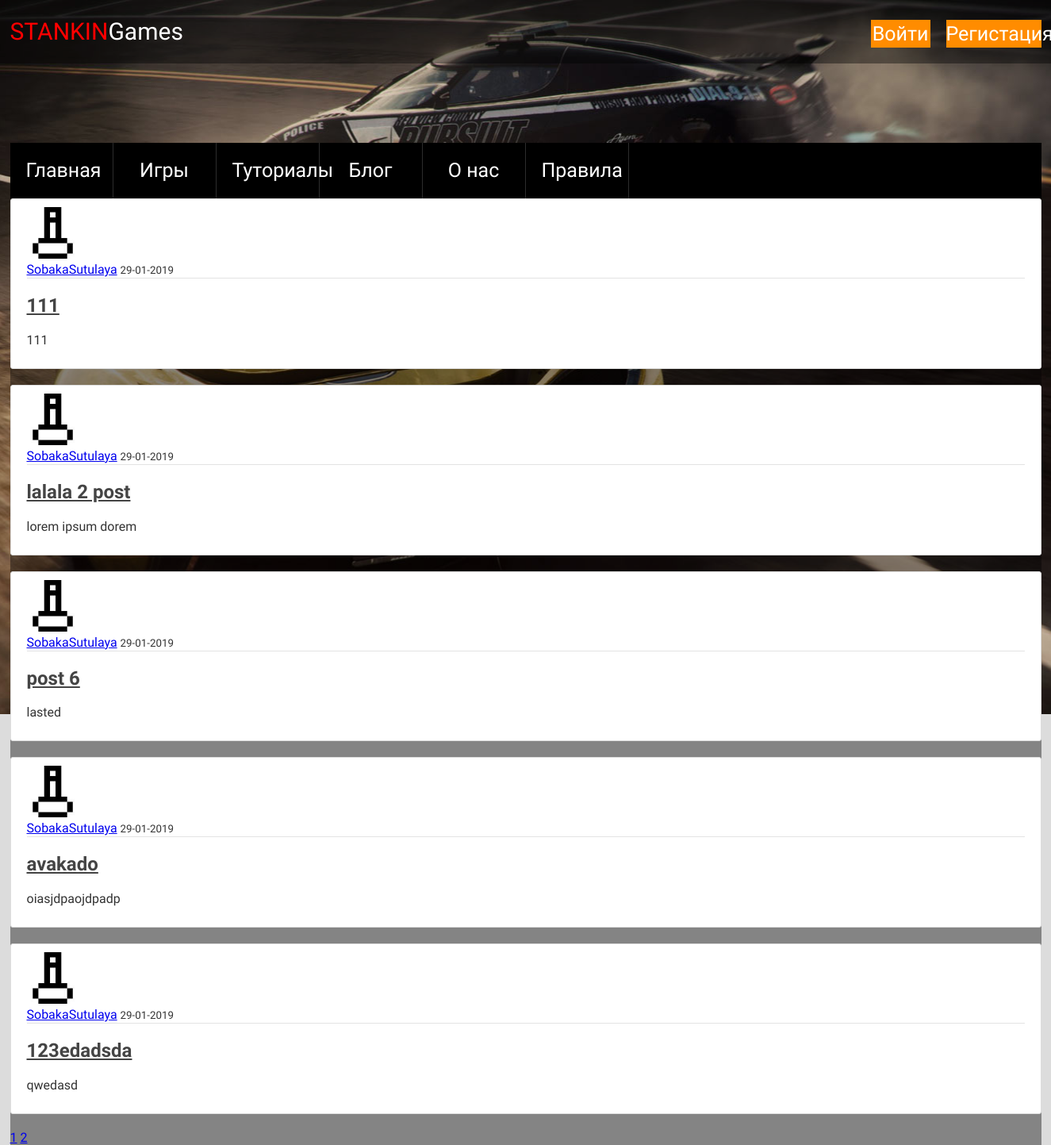
Page /home on the earlier database version.
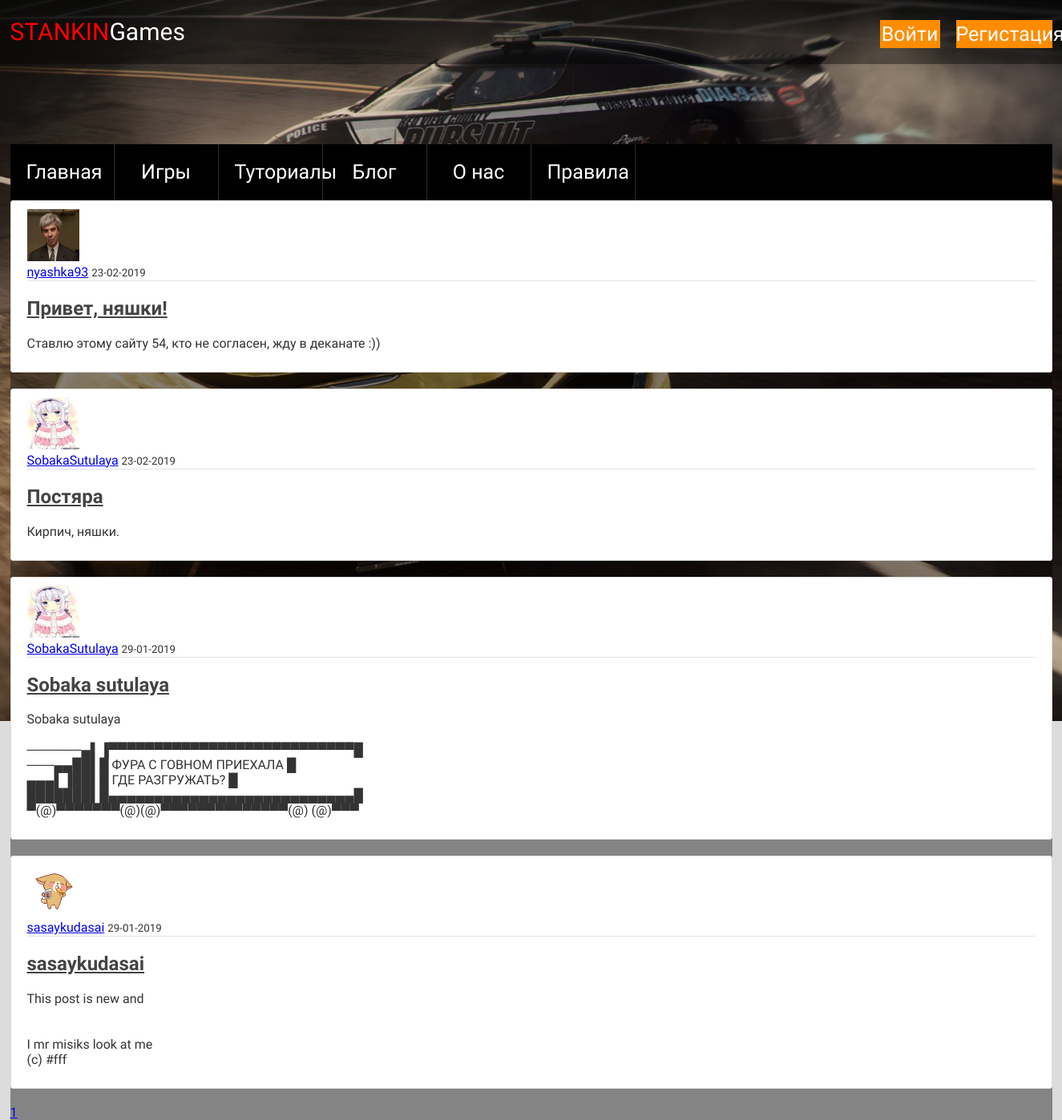
Same page on the later database version.
### flaskblog/models.py (models this page shows, shortened)
class Post(db.Model):
    id = db.Column(db.Integer, primary_key=True)
    title = db.Column(db.String(100), nullable=False)
    date_posted = db.Column(db.DateTime, nullable=False, default=datetime.utcnow)
    content = db.Column(db.Text, nullable=False)
    user_id = db.Column(db.Integer, db.ForeignKey('user.id'), nullable=False)

class User(db.Model, UserMixin):
    id = db.Column(db.Integer, primary_key=True)
    username = db.Column(db.String(20), unique=True, nullable=False)
    email = db.Column(db.String(120), unique=True, nullable=False)
    image_file = db.Column(db.String(20), nullable=False, default='default.jpg')
    password = db.Column(db.String(60), nullable=False)
    posts = db.relationship('Post', backref='author', lazy=True)

### flaskblog/routes.py (the view)
@app.route("/")
@app.route("/home")
def home():
    page = request.args.get('page', 1, type=int)
    posts = Post.query.order_by(Post.date_posted.desc()).paginate(page=page, per_page=5)
    return render_template('home.html', posts=posts)

### flaskblog/templates/home.html (shortened to what this page needs)
{% extends "layout.html" %}
{% block header%}
<header class="header-container-games">
    <div class="header-menu">
            <a class="logo" href="{{ url_for('super_home') }}"><span>STANKIN</span>Games</a>
            <ul class="user-list">
                {% if current_user.is_authenticated %}
                <a class="nav-item nav-link" href="{{ url_for('new_post') }}">New Post</a>
                <a class="nav-item nav-link" href="{{ url_for('account') }}">Account</a>
                <a class="nav-item nav-link" href="{{ url_for('logout') }}">Logout</a>
                {% else %}
                <li class="user-item">
                    <a href="{{ url_for('login') }}" class="login">Войти</a>
                </li>
                <li class="user-item">
                    <a href="{{ url_for('register') }}" class="reg">Регистация</a>
                </li>
                {% endif %}
            </ul>
        </div>
    </header>
{% endblock header %}
{% block content %}
<main class="main-container">
    <div class="main-wrapper">
    {% for post in posts.items %}
    <article class="media content-section">
        <img class="rounded-circle article-img" src="{{ url_for('static', filename='profile_pics/' + post.author.image_file) }}" alt="">
        <div class="media-body">
            <div class="article-metadata">
                    <a class="mr-2" href="{{ url_for('user_posts', username=post.author.username) }}">{{ post.author.username }}</a>
            <small class="text-muted">{{ post.date_posted.strftime('%d-%m-%Y') }}</small>
            </div>
            <h2><a class="article-title" href="{{ url_for('post', post_id=post.id) }}">{{ post.title }}</a></h2>
            <p class="article-content">{{ post.content }}</p>
        </div>
    </article>
    {% endfor %}
    {% for page_num in posts.iter_pages(left_edge=1, right_edge=1, left_current=1, right_current=2) %}
        {% if page_num %}
            {% if posts.page == page_num %}
                <a class="btn btn-info mb-4" href="{{ url_for('home', page=page_num) }}">{{ page_num }}</a>
            {% else %}
                <a class="btn btn-outline-info mb-4" href="{{ url_for('home', page=page_num) }}">{{ page_num }}</a>
            {% endif %}
        {% else %}
            . . .
        {% endif %}
    {% endfor %}
</div>
</main>
{% endblock content %}

### flaskblog/templates/layout.html (shortened to what this page needs)
<!DOCTYPE html>
<html lang="en">
<head>
    <link rel="stylesheet" type="text/css" href="{{ url_for('static', filename='main.css') }}">
    <link rel="stylesheet" type="text/css" href="{{ url_for('static', filename='style.css') }}">
</head>
<body>
        {% block header %}{% endblock %}
	<main class="main-container">
		<div class="main-wrapper">
        <ul class="main-menu-list">
				<li class="menu-item">
					<a href="{{ url_for('super_home') }}" class="nav-link">Главная</a>
				</li>
				<li class="menu-item all-games">
					<a href="{{ url_for('games') }}" class="nav-link gms">Игры</a>
				</li>
				<li class="menu-item">
					<a href="{{ url_for('tutor') }}" class="nav-link">Туториалы</a>
				</li>
				<li class="menu-item">
					<a href="{{ url_for('home') }}" class="nav-link">Блог</a>
				</li>
				<li class="menu-item">
					<a href="{{ url_for('about') }}" class="nav-link">О нас</a>
				</li>
				<li class="menu-item">
					<a href="" class="nav-link rules-link">Правила</a>
				</li>
			</ul>
		</div>
	</main>
            {% block content %}{% endblock %}
</body>
</html>

### flaskblog/static/main.css (style rules this page uses)
body { background: #fafafa; color: #333333; margin-top: 5rem; }
h1, h2, h3, h4, h5, h6 { color: #444444; }
.content-section { background: #ffffff; padding: 10px 20px; border: 1px solid #dddddd; border-radius: 3px; margin-bottom: 20px; }
.article-title { color: #444444; }
.article-content { white-space: pre-line; }
.article-img { height: 65px; width: 65px; margin-right: 16px; }
.article-metadata { padding-bottom: 1px; margin-bottom: 4px; border-bottom: 1px solid #e3e3e3 }

### flaskblog/static/style.css (style rules this page uses)
html { -webkit-box-sizing: border-box; box-sizing: border-box; }
* { -webkit-box-sizing: inherit; box-sizing: inherit; font-family: 'PT Sans Narrow',Arial sans-serif; }
body { margin: 0; padding: 0; font-family: "Cuprum","Arial",sans-serif; background: #DCDCDC; box-sizing: border-box; }
ul { list-style: none; margin: 0; padding:0; }
.header-menu { display: flex; justify-content: space-between; width: 1300px; margin: 0 auto; }
.logo { font-size:30px; text-decoration: none; color:#ffffff; }
.logo span { color:red; }
.user-list { display: flex; }
.user-item { margin-top: 25px; margin-left:20px; }
.user-item .login { display: block; color:#ffffff; text-decoration: none; font-size:25px; width:75px; line-height: 35px; background-color: #ff8c00; text-align: center; vertical-align: center; }
.user-item .reg { display: block; color:#ffffff; text-decoration: none; font-size:25px; width:120px; line-height: 35px; background-color: #ff8c00; text-align: center; vertical-align: center; }
.main-wrapper { background-color: rgba(0,0,0,0.4); width: 1300px; margin: 0 auto; z-index: 2; }
.main-menu-list { background-color:#000; display: flex; line-height: 50px; font-size:25px; color:#000000; margin:0; padding:0; position: relative; }
.main-menu-list li { border-right: 1px solid #2c2c2c; height: 70px; width: 130px; text-align: center; }
.nav-link { list-style: none; color:#ffffff; text-decoration: none; display: block; line-height: 70px; padding-left: 20px; padding-right: 20px; }
.all-games { transition: all .9s ease-in-out; }
.main-menu-list li:after { content:''; width:1px; height: 5px; color:red; position: absolute; }
.header-container-games { width:100%; background-color: rgba(0,0,0,0.4); line-height: 80px; margin-bottom: 100px; }

Differences in the rows shown:
removed Post: image_file (picture), author.username "SobakaSutulaya", date_posted "29-01-2019", title "111", content "111"
removed Post: image_file (picture), author.username "SobakaSutulaya", date_posted "29-01-2019", title "lalala 2 post", content "lorem ipsum dorem"
removed Post: image_file (picture), author.username "SobakaSutulaya", date_posted "29-01-2019", title "post 6", content "lasted"
removed Post: image_file (picture), author.username "SobakaSutulaya", date_posted "29-01-2019", title "avakado", content "oiasjdpaojdpadp"
removed Post: image_file (picture), author.username "SobakaSutulaya", date_posted "29-01-2019", title "123edadsda", content "qwedasd"
added Post: image_file (picture), author.username "nyashka93", date_posted "23-02-2019", title "Привет, няшки!", content "Ставлю этому сайту 54, кто не согласен, жду в деканате :))"
now on this page (row edited): Post: image_file (picture), author.username "SobakaSutulaya", date_posted "23-02-2019", title "Постяра", content "Кирпич, няшки."
now on this page (row unchanged): Post: image_file (picture), author.username "SobakaSutulaya", date_posted "29-01-2019", title "Sobaka sutulaya", content "Sobaka sutulaya ──────▄▌▐▀▀▀▀▀▀▀▀▀▀▀▀▀▀▀▀▀▀▀▀▀▀▀▀▀▀▀█ ───▄▄██▌█ ФУРА С ГОВНОМ ПРИЕХАЛА █ ▄▄▄▌▐██▌█ ГДЕ РАЗГРУЖАТЬ? █ ███████▌█▄▄▄▄▄▄▄▄▄▄▄▄▄▄▄▄▄▄▄▄▄▄▄▄▄▄▄█ ▀(@)▀▀▀▀▀▀▀(@)(@)▀▀▀▀▀▀▀▀▀▀▀▀▀▀(@) (@)▀▀▀"
now on this page (row unchanged): Post: image_file (placeholder picture), author.username "sasaykudasai", date_posted "29-01-2019", title "sasaykudasai", content "This post is new and I mr misiks look at me (c) #fff"
Other differences:
list line gone: "2"
